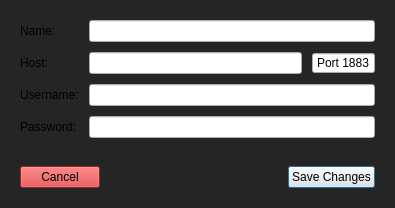
<?xml version="1.0" encoding="UTF-8"?>
<ui version="4.0">
 <class>EditServerDialog</class>
 <widget class="QDialog" name="EditServerDialog">
  <property name="geometry">
   <rect>
    <x>0</x>
    <y>0</y>
    <width>395</width>
    <height>208</height>
   </rect>
  </property>
  <property name="windowTitle">
   <string>Edit / Add MQTT Server</string>
  </property>
  <property name="styleSheet">
   <string notr="true">#cancelButton {
	background-color: #d43535;
}

QDialog {
	background-color: rgb(37, 37, 37);
}</string>
  </property>
  <layout class="QVBoxLayout" name="verticalLayout">
   <property name="spacing">
    <number>20</number>
   </property>
   <property name="leftMargin">
    <number>20</number>
   </property>
   <property name="topMargin">
    <number>20</number>
   </property>
   <property name="rightMargin">
    <number>20</number>
   </property>
   <property name="bottomMargin">
    <number>20</number>
   </property>
   <item>
    <widget class="QWidget" name="mqttServersContainer" native="true">
     <property name="sizePolicy">
      <sizepolicy hsizetype="Expanding" vsizetype="Expanding">
       <horstretch>0</horstretch>
       <verstretch>0</verstretch>
      </sizepolicy>
     </property>
     <property name="minimumSize">
      <size>
       <width>250</width>
       <height>0</height>
      </size>
     </property>
     <layout class="QFormLayout" name="formLayout">
      <property name="fieldGrowthPolicy">
       <enum>QFormLayout::ExpandingFieldsGrow</enum>
      </property>
      <property name="horizontalSpacing">
       <number>10</number>
      </property>
      <property name="verticalSpacing">
       <number>10</number>
      </property>
      <property name="leftMargin">
       <number>0</number>
      </property>
      <property name="topMargin">
       <number>0</number>
      </property>
      <property name="rightMargin">
       <number>0</number>
      </property>
      <property name="bottomMargin">
       <number>0</number>
      </property>
      <item row="0" column="0">
       <widget class="QLabel" name="label_6">
        <property name="text">
         <string>Name:</string>
        </property>
       </widget>
      </item>
      <item row="0" column="1">
       <widget class="QLineEdit" name="name"/>
      </item>
      <item row="1" column="0">
       <widget class="QLabel" name="label_7">
        <property name="text">
         <string>Host:</string>
        </property>
       </widget>
      </item>
      <item row="1" column="1">
       <layout class="QHBoxLayout" name="horizontalLayout_4">
        <property name="spacing">
         <number>10</number>
        </property>
        <property name="rightMargin">
         <number>0</number>
        </property>
        <item>
         <widget class="QLineEdit" name="host"/>
        </item>
        <item>
         <widget class="QSpinBox" name="port">
          <property name="buttonSymbols">
           <enum>QAbstractSpinBox::NoButtons</enum>
          </property>
          <property name="prefix">
           <string>Port </string>
          </property>
          <property name="minimum">
           <number>1</number>
          </property>
          <property name="maximum">
           <number>9999</number>
          </property>
          <property name="value">
           <number>1883</number>
          </property>
         </widget>
        </item>
       </layout>
      </item>
      <item row="2" column="0">
       <widget class="QLabel" name="label_8">
        <property name="text">
         <string>Username:</string>
        </property>
       </widget>
      </item>
      <item row="2" column="1">
       <widget class="QLineEdit" name="username"/>
      </item>
      <item row="3" column="0">
       <widget class="QLabel" name="label_9">
        <property name="text">
         <string>Password:</string>
        </property>
       </widget>
      </item>
      <item row="3" column="1">
       <widget class="QLineEdit" name="password">
        <property name="text">
         <string/>
        </property>
        <property name="echoMode">
         <enum>QLineEdit::Password</enum>
        </property>
        <property name="placeholderText">
         <string/>
        </property>
       </widget>
      </item>
     </layout>
    </widget>
   </item>
   <item>
    <layout class="QHBoxLayout" name="horizontalLayout">
     <property name="topMargin">
      <number>0</number>
     </property>
     <item>
      <widget class="QPushButton" name="cancelButton">
       <property name="text">
        <string>Cancel</string>
       </property>
      </widget>
     </item>
     <item>
      <spacer name="horizontalSpacer">
       <property name="orientation">
        <enum>Qt::Horizontal</enum>
       </property>
       <property name="sizeHint" stdset="0">
        <size>
         <width>40</width>
         <height>20</height>
        </size>
       </property>
      </spacer>
     </item>
     <item>
      <widget class="QPushButton" name="saveChangesButton">
       <property name="text">
        <string>Save Changes</string>
       </property>
       <property name="default">
        <bool>true</bool>
       </property>
      </widget>
     </item>
    </layout>
   </item>
  </layout>
 </widget>
 <resources/>
 <connections/>
</ui>
